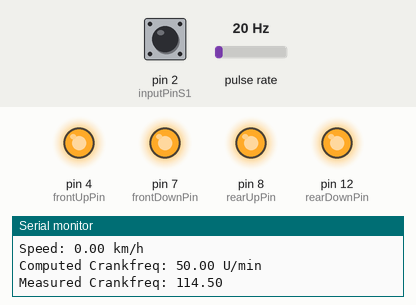
Recording of a sketch running on a simulated Arduino Uno, built with avr-gcc and run on an emulated ATmega328P. Shown: output pins drawn as LEDs (lit = HIGH), the last lines printed to the serial monitor. Wiring (inferred from the names in the program): pulse sensor: data pin 3. Dashed ring = blinking. The test bench sets the inputs (shaded band); at power-on: pin 2 (inputPinS1) HIGH, pulse rate 20 Hz.

Above: at 19.2 s.
19.3 s: pin 2 (inputPinS1) pulsed LOW 2 times (0.12 s each, 0.3 s apart)
At 22.0 s:
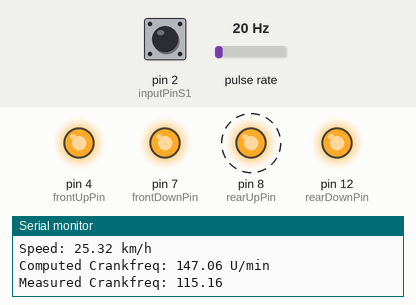
23.9 s: pin 2 (inputPinS1) pulled LOW for 0.15 s
At 25.5 s:
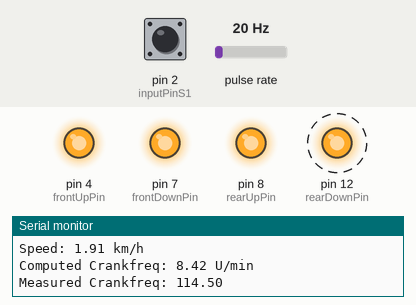
Timing chart, 0 to 29.0 s (numbered marks = the images above; inputs shaded):
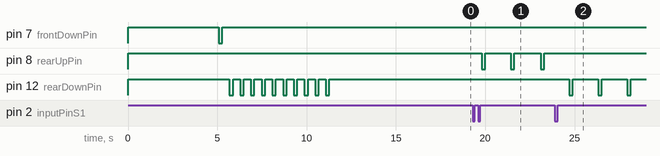

The sketch:

AutomaticShiftingNoMatlab.ino
```cpp
/*
  Automatic gear shifting.

Authors:  Michael Petretti (michael@petretti.de)
          Björn Hagemeister
          @ University of Freiburg, Germany, 2015.


**************************************************************************************
    Front and rear in seperated Arrays now.
    Front: Small Chainblade is left and therefor no. 1 in Array.
    Rear: Biggest is left and therefor no. 1 in Array.
    Shifting up can be done by simply increase a position in either array.
    -> means currentFront++ is shifting to a bigger gear the same way as
    currentRear-- is shifting down and the other way round.

    To prevent wearing out the mechanics I decided to not use the gears 1-9, 1-10, 2-1, 2-2,
    where the first digit is front chainblade and second is rear chainblade.

    To avoid unnecessary shift operations I choose the following plan to shift gears:
    Shifting up: 1-1, 1-2, .... , 1-8, 2-4, 2-5, .... , 2-10,
    Shifting down: 2-10, 2-9, .... , 2-3, 1-7, 1-6, .... , 1-1

    I have decided to write a "void generateSignal(int count, int mode)" Methode.
    count = the number of gears one wants to shift
    mode: 1 = front up, 2 = front down, 3 = rear up, 4 = rear down

    Connection from arduino to relay
    (http://www.amazon.de/Kanal-Relais-Module-Arduino-TTL-Logik/dp/B00ALNJN72/ref=sr_1_7?ie=UTF8&qid=1422019451&sr=8-7&keywords=relais):
    VCC -- 5V
    IN4 -- Pin 8  (rear up)
    IN3 -- Pin 12 (rear down)
    IN2 -- Pin 4  (front up)
    IN1 -- Pin 7  (front down)
**************************************************************************************
Bluetooth - communication:
    Using SoftwareSerial(RX, TX) for bluetooth communication to beware hardware serial
    for debugging information (current speed, RPM, ...).

    set up a new serial port:
        SoftwareSerial mySerial = SoftwareSerial(rxPin, txPin);
    What should be communicated to/from the smartphone via bluetoot?
    --> Key words are necessary for receiving and sending Key=Value - Pairs.
        Sending information:
                - current velocity                                                --> Key = VELOCITY
                - current crank frequency                                         --> Key = CURR_FREQUENCY
                - current gear (front gear) [                                      --> Key = FRONT_GEAR
                - current gear (rear gear)                                        --> Key = REAR_GEAR
                - current gradient at hill (right now no sensor, sending 0)       --> Key = GRADIENT
        Receiving information:
                - target crank frequency                                          --> Key = TAR_FREQUENCY
                - frequency divergence at a hill [high, middel, low]              --> Key = HILL_DIV
                - general frequency divergence (sensitivity) [%]                  --> Key = GENERAL_DIV
                - maybe RESET - signal for entering defined state (first gear).   --> Key = RESET
                - wheel circumference [zoll] --> intern calculation in [mm]       --> Key = CIRCUMFERENCE

    IDEA for SENDING:
          Interrupt timer: sending every X seconds VELOCITY, CURR_FREQUENCY, GEAR to smartphone
    IDEA for RECEIVING:
          Listen to serial port in main loop:

    How to send/receive data:
          Key=Value - Pairs. --> Delimiter is necessary to catch end of message.
          Use '!' as delimiter, example would be for sending velocity: "VELOCITY=35.5!"
          That the smartphone knows which data are from the arduino surround the information by "#...info...$".
          --> its easier for gino to extract the incoming information on the smartphone.

    Using pin 10 and 11 for SoftwareSerial.
*/

//***********************************  BLUETOOTH SETTINGS ****************************************
#include <SoftwareSerial.h>  // library for using SoftwareSerial

// Defining keys for bluetooth communication.
const String
// Sending information.
  VELOCITY = "VELOCITY",
  CURR_FREQUENCY = "CURR_FREQUENCY",
  FRONT_GEAR = "FRONT_GEAR",
  REAR_GEAR = "REAR_GEAR",
  GRADIENT = "GRADIENT",
// Receiving information.
  TAR_FREQUENCY = "TAR_FREQUENCY",
  HILL_DIV = "HILL_DIV",
  GENERAL_DIV = "GENERAL_DIV",
  RESET = "RESET",
  CIRCUMFERENCE = "CIRCUMFERENCE";

// Defining values for bluetooth communication.
String
// Sending information.
  VELOCITY_VAL = "",
  CURR_FREQUENCY_VAL = "",
  FRONT_GEAR_VAL = "",
  REAR_GEAR_VAL = "",
  GRADIENT_VAL = "0",
// Receiving information.
  TAR_FREQUENCY_VAL = "",
  HILL_DIV_VAL = "",
  GENERAL_DIV_VAL = "",
  RESET_VAL = "",
  CIRCUMFERENCE_VAL = "";

// Separator.
const String SEPARATOR = "!";
// Equalsign.
const String EQUAL = "=";

// Begin of information
const String BEGIN = "#";
// End of information
const String END = "$";

// defining pins for SoftwareSerial:
const int
  bluetoothTX = 10,
  bluetoothRX = 11;

// Create new SoftwareSerial for bluetooth communication.
SoftwareSerial
  bluetoothSerial = SoftwareSerial(bluetoothRX, bluetoothTX);

// Defining inputString, key and value.
String
  inputString = "",    // inputString for reading from bluetooth
  key = "",            // key for storing incoming key String
  value = "";          // key for storing incoming value String

// Define stringComplete flag for knowing the last character.
boolean stringComplete = false;

// Send the sending information every x seconds.
const int every_X_Seconds = 1;

//************************************************************************************************


//************************************* MEASURING SETTINGS ***************************************
// Using Pin2 of digital pins for input of reed sensor at wheel.
const int inputPinS1 = 2;
// Using Pin13 of digital pins for input of reed sensor at crank.
const int crankRpmInputPin = 3;

long
  timePreviousHigh,            // time of last peak of wheel sensor [ms]
  timeActualHigh,              // time of current peak of wheel sensor [ms]
  difference,                  // time difference between last and current peak wheel sensor [ms]
  crankTimePreviousHigh,       // time of last peak of crank sensor [ms]
  crankTimeActualHigh,         // time of current peak of crank sensor [ms]
  crankDifference;             // time difference between last current peak crank sensor [ms]

int
  currentFront,                // current front chainblade
  currentRear;                 // current rear chainblade

float
  currentSpeed,                // current speed [km/h]
  currentRoundsWheel,          // current rounds of wheel [U/min]
  frequency = 50.0f,           // computed crank frequency [U/min]
  crankFrequency;              // measured crank frequency [U/min]

// the gears if correction happens to bee needed
int
  currentFrontForCorrection,   // front gear, which should be current gear for correction
  currentRearForCorrection,    // rear gear, which should be current gear for correction
  correctionNeededCounter = 0; // counter for how often is measured that correction is needed

// WheelDebounceTime:
// If we expecting a maximum speed of 70 km/h = 19,4 m/s, we get 19,4 m / 2,035 m = 9,5
// interrupts per second. So the interrupt occures all 104ms.
int wheelDebouncingTime = 104;

// crankDebouncingTime:
// We assume, that there is nobody who makes more than 120 RPM at the crank so our
// crankDebouncingTime needs to 500 ms, for getting max 2 interrupts per second by the crank
// sensor.
int crankDebouncingTime = 500;
//*************************************************************************************************

// ****************************** SHIFTING SETTINGS **********************************
// Using Pins 4,7,8,12 as Outputpins to wire up the Relais
const int
  frontUpPin = 4,    // pin 4 for shifting front up
  frontDownPin = 7,  // pin 7 for shifting front down
  rearUpPin = 8,     // pin 8 for shifting rear up
  rearDownPin = 12;  // pin 12 for shifting rear down

const float
  frontGear[] = {34, 50},
  rearGear[] = {25, 23, 21, 19, 17, 16, 15, 14, 13, 12};

// Circumference in mm for 20", 24", 26", 28"
const int
  circumference[] = {1530, 1860, 1940, 2110};
int rad = 2110;    // wheel circumstance in mm 28"
// ***********************************************************************************

void setup() {
  // initialize the input pins as INPUT.
  pinMode(inputPinS1, INPUT_PULLUP);
  pinMode(crankRpmInputPin, INPUT_PULLUP);
  // initilize output pins for shifting.
  pinMode(frontUpPin, OUTPUT);
  pinMode(frontDownPin, OUTPUT);
  pinMode(rearUpPin, OUTPUT);
  pinMode(rearDownPin, OUTPUT);
  // initialize pins for sending/receiving data via bluetooth.
  pinMode(bluetoothRX, INPUT);
  pinMode(bluetoothTX, OUTPUT);

  digitalWrite(frontUpPin, HIGH);
  digitalWrite(frontDownPin, HIGH);
  digitalWrite(rearUpPin, HIGH);
  digitalWrite(rearDownPin, HIGH);

  // using interrupt for measuring time between to edges.
  // 0 stands for inputPin = 2
  // 1 stands for inputPin = 3
  attachInterrupt(0, triggerSensor1, FALLING);
  attachInterrupt(1, triggerSensor2, FALLING);


  // Setup Timer for timer interrupt.
  cli(); // stop interrupts
  //set timer1 interrupt at 1Hz
  TCCR1A = 0;// set entire TCCR1A register to 0
  TCCR1B = 0;// same for TCCR1B
  TCNT1  = 0;//initialize counter value to 0
  // set compare match register for 1hz increments
  OCR1A = 15624;// = (16*10^6) / (1*prescaler) - 1 (must be <65536)
  // turn on CTC mode
  TCCR1B |= (1 << WGM12);
  // Set CS12 and CS10 bits for 1024 prescaler
  TCCR1B |= (1 << CS12) | (1 << CS10);
  // enable timer compare interrupt
  TIMSK1 |= (1 << OCIE1A);
  sei(); // allow interrupts

  // Initilize some default values before receiving first information from smartphone.
  TAR_FREQUENCY_VAL = "50";
  GENERAL_DIV_VAL = "10";
  RESET_VAL = "0";

  // Reserve space for inputString, key and value.
  inputString.reserve(50);
  key.reserve(50);
  value.reserve(50);

  //initialize serial communication.
  Serial.begin(9600);
  bluetoothSerial.begin(9600);

/******************************************************************************************/
/******************************************************************************************/
  // IMPORTANT: AFTER ACTIVATING THE ARDUINO YOU HAVE 5 SECONDS BEFORE THE GEARS START SHIFTING
  // YOU MUST TURN THE PEDALS UNTILL THE DEFINED STATE OF 1-1 IS REACHED
/******************************************************************************************/
  delay(5000);
  generateSignal(1,frontDownPin);
  generateSignal(10,rearDownPin);

  currentFront = 1;
  currentRear = 1;
/******************************************************************************************/

  timePreviousHigh = millis();
  crankTimePreviousHigh = millis();
}

void loop() {
  // Receive information from smartphone.
  receiveInformation();

  // Display speed and frequency only every second.
  delay(1000);
  Serial.print("Speed: ");
  Serial.print(currentSpeed);
  Serial.println(" km/h");

  Serial.print("Computed Crankfreq: ");
  Serial.print(frequency);
  Serial.println(" U/min");

  Serial.print("Measured Crankfreq: ");
  Serial.println(crankFrequency);

  // target frequency - general Div.
  int tarFreqMinusDiv = TAR_FREQUENCY_VAL.toInt() - (((float)TAR_FREQUENCY_VAL.toInt() / 100.0f) * (float)GENERAL_DIV_VAL.toInt());
  // target frequency + general Div.
  int tarFreqPlusDiv = TAR_FREQUENCY_VAL.toInt() + (((float)TAR_FREQUENCY_VAL.toInt() / 100.0f) * (float)GENERAL_DIV_VAL.toInt());

  // Adapt to changes in current frequency.
  if (frequency < tarFreqMinusDiv) {
    gearDown();
  }
  if (frequency > tarFreqPlusDiv) {
    gearUp();
  }

  // The idea is that if we are in a wrong gear the error can only be a
  // discrete value because of the gears fix number of teeth.
  // If we are not turning the crank at the maximum possible that error will
  // change. If it does not change we should do a correction.
  // We assume that we are not more than 1 Gear away from the real one.
  // If so we should better implement a reset function.
  // It only checks if the crankSensor has a signal with about 60RPM that
  // means that 3 singals are 3 seconds. -> 3rd "sucessful" check will do the
  // correction.
  if (frequency < crankFrequency * 0.96f || frequency > crankFrequency * 1.04f) {
    checkGear();
  }
}

void triggerSensor1() {
  timeActualHigh = millis();
  difference = timeActualHigh - timePreviousHigh;

  // Only compute new speed, if difference is bigger than wheelDebouncingTime.
  // If not, wait for next occuring interrupt.
  if (difference >= wheelDebouncingTime) {
    // compute speed with km/h = (mm / ms) * 3.6
    currentSpeed = ((float)rad / (float)difference) * 3.6f;
    // compute rounds of wheel U / min = 60000 / difference[ms].
    currentRoundsWheel = 60000 / (float)difference;
    // compute frequency of crank.
    frequency = currentRoundsWheel / (frontGear[currentFront - 1] / rearGear[currentRear - 1]);
    timePreviousHigh = millis();
  }
}

void triggerSensor2() {
  crankTimeActualHigh = millis();
  crankDifference = crankTimeActualHigh - crankTimePreviousHigh;

  // Only compute new crank frequency, if crank difference is bigger than crankDebouncingTime.
  // If not, ignore current measurement and wait for next occuring interrupt.
  if (crankDifference >= crankDebouncingTime) {
    crankFrequency = 60000 / (float) crankDifference;

    crankTimePreviousHigh = millis();
  }
}

// define interrupt service routine for timer declared above.
ISR(TIMER1_COMPA_vect){
  sendInformation();
}

void sendInformation() {
  // Serial.print("Sending information ... ");
  // Begin sending information.
  bluetoothSerial.print(BEGIN);
  // VELOCITY
  bluetoothSerial.print(VELOCITY);
  bluetoothSerial.print(EQUAL);
  bluetoothSerial.print(currentSpeed);
  bluetoothSerial.print(SEPARATOR);

  // CURR_FREQUENCY
  bluetoothSerial.print(CURR_FREQUENCY);
  bluetoothSerial.print(EQUAL);
  bluetoothSerial.print(frequency);
  bluetoothSerial.print(SEPARATOR);

  // FRONT_GEAR
  bluetoothSerial.print(FRONT_GEAR);
  bluetoothSerial.print(EQUAL);
  bluetoothSerial.print(currentFront);
  bluetoothSerial.print(SEPARATOR);

  // REAR_GEAR
  bluetoothSerial.print(REAR_GEAR);
  bluetoothSerial.print(EQUAL);
  bluetoothSerial.print(currentRear);
  bluetoothSerial.print(SEPARATOR);

  // GRADIENT
  bluetoothSerial.print(GRADIENT);
  bluetoothSerial.print(EQUAL);
  bluetoothSerial.print(GRADIENT_VAL);
  bluetoothSerial.print(SEPARATOR);
  //End sending information.
  bluetoothSerial.print(END);
  // Serial.println("done");
}

void receiveInformation() {
  while (bluetoothSerial.available()) {
    char inChar = (char)bluetoothSerial.read();
    // bluetoothSerial.print(inChar);
    Serial.print(inChar);
    if (inChar != '=' && inChar != '!') {
      inputString += inChar;
    } else if (inChar == '=') {
      key = inputString;
      inputString = "";
    } else if (inChar == '!') {
      value = inputString;
      inputString = "";
      storeToValue();
      bluetoothSerial.println("");
      Serial.println("");
      stringComplete = true;
      break;
    }
  }
}

void storeToValue() {
  if (key.equals(TAR_FREQUENCY)) {
      TAR_FREQUENCY_VAL = value;
  } else if (key.equals(HILL_DIV)) {
      HILL_DIV_VAL = value;
  } else if (key.equals(GENERAL_DIV)) {
      GENERAL_DIV_VAL = value;
  } else if (key.equals(RESET)) {
      RESET_VAL = value;
  } else if (key.equals(CIRCUMFERENCE)) {
      CIRCUMFERENCE_VAL = value;
      if (CIRCUMFERENCE_VAL.equals("20")) {
        rad = circumference[0];
      } else if (CIRCUMFERENCE_VAL.equals("24")) {
        rad = circumference[1];
      } else if (CIRCUMFERENCE_VAL.equals("26")) {
        rad = circumference[2];
      } else if (CIRCUMFERENCE_VAL.equals("20")) {
        rad = circumference[3];
      }
  }
  if (RESET_VAL.equals("1")) {
    // Reset the bike. Shift front to first and rear to first.
    resetGears();
    RESET_VAL = "0";
  }
}

void resetGears() {
  generateSignal(1,frontDownPin);
  generateSignal(10,rearDownPin);

  currentFront = 1;
  currentRear = 1;
}


void gearUp(){
  // small front chainblade.
  if (currentFront == 1){
    if (currentRear < 8){
      // generate Signal to shift up rear by one gear.
      generateSignal(1, rearUpPin);
      currentRear++;
      return;
    }
    // rear has reached 8, so we have to shift to bigger front chainblade.
    else {
      // generate Signal to shift up Front by one gear and shift down rear by 4 gears.
      generateSignal(1, frontUpPin);
      generateSignal(4, rearDownPin);
      currentRear = 4;
      currentFront = 2;
      return;
    }
  }
  // big front chainblade
  else {
    // already in biggest gear.
    if (currentRear == 10){
      return;
    }
    // not yet in biggest gear. Shift up.
    else {
      // generate Signal to shift up rear by one gear.
      generateSignal(1, rearUpPin);
      currentRear++;
      return;
    }
  }
}


void gearDown(){
  // small front chainblade.
  if (currentFront == 1){
    // already smallest gear. Do nothing.
    if (currentRear == 1){
      return;
    }
    // singel rear downshift.
    else {
      // generate signal to shift down rear by 1 gear.
      generateSignal(1, rearDownPin);
      currentRear--;
      return;
    }
  }
  // big front chainblade
  else {
    if (currentRear > 3){
      // generate Signal to shift down rear by one gear.
      generateSignal(1, rearDownPin);
      currentRear--;
      return;
    }
    // rear has reached 3, so we have to shift to smaller front chainblade.
    else {
      // generate Signal to shift down Front by one gear and shift up rear by 4 gears.
      generateSignal(1, frontDownPin);
      generateSignal(4, rearUpPin);
      currentRear = 7;
      currentFront = 1;
      return;
    }
  }
}

/*
  Generates <count> positive signals on by <mode> specified pin.
  Delay time between two positive signals is for the mechanical shifting time.
*/
void generateSignal(int count, int mode) {
  for ( int i = 0; i < count; i++) {
    digitalWrite(mode, LOW);
    delay(200);
    digitalWrite(mode, HIGH);
    delay(400);
  }
}

void checkGear(){
  int oneMatch = 0;
  float tmp = 0;
  if (currentRear != 1) {
    // check difference to crankFrequency if rear would be shifted down by one gear
    tmp = currentRoundsWheel / (frontGear[currentFront - 1] / rearGear[currentRear - 2]);
    if (tmp > crankFrequency * 0.98f && tmp < crankFrequency * 1.02f) {
      if (currentFrontForCorrection == currentFront && currentRearForCorrection == (currentRear - 1)) {
        correctionNeededCounter++;
      } else {
        correctionNeededCounter = 1;
        currentFrontForCorrection = currentFront;
        currentRearForCorrection = currentRear - 1;
      }
      oneMatch = 1;
    }
  }

  if (currentRear != 10) {
    // check difference to crankFrequency if rear would be shifted up by one gear
    tmp = currentRoundsWheel / (frontGear[currentFront - 1] / rearGear[currentRear]);
    if (tmp > crankFrequency * 0.98f && tmp < crankFrequency * 1.02f) {
      if (currentFrontForCorrection == currentFront && currentRearForCorrection == (currentRear + 1)) {
        correctionNeededCounter++;
      } else {
        correctionNeededCounter = 1;
        currentFrontForCorrection = currentFront;
        currentRearForCorrection = currentRear + 1;
      }
      oneMatch = 1;
    }
  }

  if (currentFront == 1) {
    // check difference to crankFrequency if front would be shifted up by one gear
    tmp = currentRoundsWheel / (frontGear[currentFront] / rearGear[currentRear - 1]);
    if (tmp > crankFrequency * 0.98f && tmp < crankFrequency * 1.02f) {
      if (currentFrontForCorrection == (currentFront + 1) && currentRearForCorrection == currentRear) {
        correctionNeededCounter++;
      } else {
        correctionNeededCounter = 1;
        currentFrontForCorrection = currentFront + 1;
        currentRearForCorrection = currentRear;
      }
      oneMatch = 1;
    }
  } else {
    // check difference to crankFrequency if front would be shifted down by one gear
    tmp = currentRoundsWheel / (frontGear[currentFront - 2] / rearGear[currentRear - 1]);
    if (tmp > crankFrequency * 0.98f && tmp < crankFrequency * 1.02f) {
      if (currentFrontForCorrection == (currentFront - 1) && currentRearForCorrection == currentRear) {
        correctionNeededCounter++;
      } else {
        correctionNeededCounter = 1;
        currentFrontForCorrection = currentFront - 1;
        currentRearForCorrection = currentRear;
      }
      oneMatch = 1;
    }
  }

  // the error was not one of the discrete values
  if (!oneMatch) {
    correctionNeededCounter = 0;
  }

  // if we have encountered the error often enough and it was allways the same we need a gear shift
  if (correctionNeededCounter == 3) {
    if (currentFrontForCorrection > currentFront) {
      // shift Front up by one.
      generateSignal(1, frontUpPin);
      currentFront++;
      Serial.println("gear UP correction");
    }
    if (currentFrontForCorrection < currentFront) {
      // shift Front down by one.
      generateSignal(1, frontDownPin);
      currentFront--;
      Serial.println("gear DOWN correction");
    }
    if (currentRearForCorrection > currentRear) {
      // shift Rear up by one.
      generateSignal(1, rearUpPin);
      currentRear++;
      Serial.println("gear UP correction");
    }
    if (currentRearForCorrection < currentRear) {
      // shift Rear down by one.
      generateSignal(1, rearDownPin);
      currentRear--;
      Serial.println("gear DOWN correction");
    }
  }
  correctionNeededCounter = 0;
}
```

Measured:
- after the input at 19.3 s, pin 8 (rearUpPin): alternates HIGH for 1.4 s and LOW for 0.20 s, starting after 0.50 s
- after the input at 23.9 s, pin 8 (rearUpPin): stops changing and stays HIGH; pin 12 (rearDownPin): alternates HIGH for 1.4 s and LOW for 0.20 s, starting after 0.81 s
